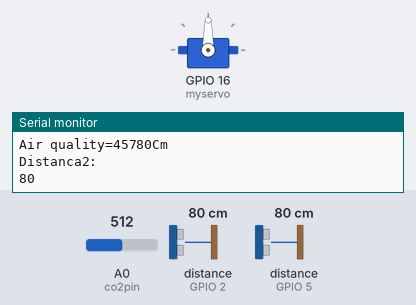
Recording of a sketch running on a simulated ESP8266 (NodeMCU). Parts: servo, the last lines printed to the serial monitor. Wiring (inferred from the names in the program): 2 × ultrasonic range finder: trigger GPIO 0, echo GPIO 2 / trigger GPIO 4, echo GPIO 5. Inputs (shaded band) come from the test bench; at power-on: distance to the obstacle (sensors on GPIO 2, GPIO 5) 80 cm, A0 (co2pin) = 512. The echo pulse lasts 58.3 µs per cm; WiFi joins after 1.5 s; servers stay silent unless stated.

Above: at 3.0 s.
3.1 s: distance to the obstacle (sensor on GPIO 2) set to 11 cm
6.0 s: distance to the obstacle (sensor on GPIO 2) set to 8 cm
At 8.8 s:
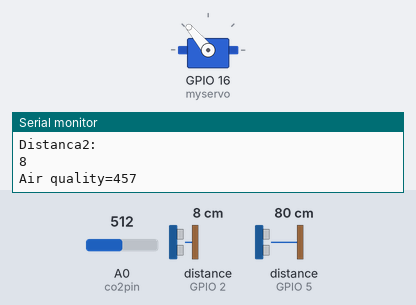
At 16.7 s:
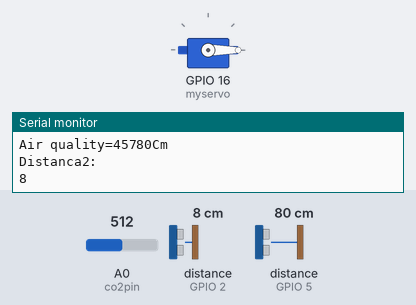
Timing chart, 0 to 26.4 s (numbered marks = the images above; inputs shaded):
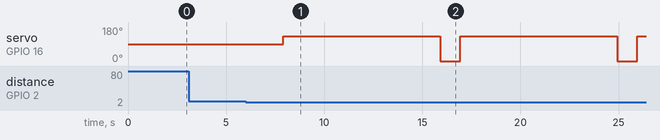

Measured:
- the behaviour switches between 10 and 9 cm on distance to the obstacle (sensor on GPIO 2) (found by bisection; images 0 and 1)
- after the input at 6.0 s, servo on GPIO 16 (myservo): alternates 130° for 8.0 s and 0° for 1.0 s, starting after 1.9 s

The sketch:

smartbin1.ino
```cpp
#define BLYNK_PRINT Serial
#include <Servo.h>
#include <ESP8266WiFi.h>
#include <BlynkSimpleEsp8266.h>
#define TRIGGERPIN 4
#define ECHOPIN    5
#define TRIGGERPIN1 0
#define ECHOPIN1    2
#define co2pin A0
#define co2zero 55
// You should get Auth Token in the Blynk App.
// Go to the Project Settings (nut icon).
char auth[] = "iafcudb7nCWzI8_fjuHvpkPczWtMnYbj";

// Your WiFi credentials.
// Set password to "" for open networks.
char ssid[] = "ALBtelecom-Pellumb";
char pass[] = "19711971";

WidgetLCD lcd(V1);
WidgetLCD lcd1(V0);
WidgetLED led(V2);
WidgetLED led2(V3);
WidgetLED led3(V4);
WidgetLCD lcd2(V5);

Servo myservo;

void setup()
{
  // Debug console
  myservo.attach(16);
  Serial.begin(9600);
  pinMode(TRIGGERPIN, OUTPUT);
  pinMode(ECHOPIN, INPUT);
  pinMode(TRIGGERPIN1, OUTPUT);
  pinMode(ECHOPIN1, INPUT);
  pinMode(co2pin, INPUT);
  Blynk.begin(auth, ssid, pass);
  // You can also specify server:
  //Blynk.begin(auth, ssid, pass, "blynk-cloud.com", 8442);
  //Blynk.begin(auth, ssid, pass, IPAddress(192,168,1,100), 8442);

  lcd.clear(); //Use it to clear the LCD Widget
  lcd.print(0, 0, "Distance in cm"); // use: (position X: 0-15, position Y: 0-1, "Message you want to print")
  // Please use timed events when LCD printintg in void loop to avoid sending too many commands
  // It will cause a FLOOD Error, and connection will be dropped
  lcd1.clear();
  lcd1.print(0, 0, "Smart Bin 1");

  led.off();
  led2.off();
  led3.off();

}

void loop()
{
  lcd.clear();
  lcd.print(0, 0, "Distance in cm");

  lcd1.clear();
  lcd1.print(0, 0, "Smart Bin 1");

  lcd2.clear();
  lcd2.print(0, 0, "C02 in PPM");

  long duration, distance;
  digitalWrite(TRIGGERPIN, LOW);
  delayMicroseconds(3);

  digitalWrite(TRIGGERPIN, HIGH);
  delayMicroseconds(12);

  digitalWrite(TRIGGERPIN, LOW);
  duration = pulseIn(ECHOPIN, HIGH);
  distance = (duration/2) / 29.1;
  Serial.print(distance);
  Serial.println("Cm");

  long duration1, distance1;
  digitalWrite(TRIGGERPIN1, LOW);
  delayMicroseconds(3);

  digitalWrite(TRIGGERPIN1, HIGH);
  delayMicroseconds(12);

  digitalWrite(TRIGGERPIN1, LOW);
  duration1 = pulseIn(ECHOPIN1, HIGH);
  distance1 = (duration1/2) / 29.1;
  Serial.println("Distanca2:");
  Serial.println(distance1);
int co2now[10];
int co2raw = 0;
int co2ppm = 0;
int zzz = 0;
for (int x=0; x<10; x++){
co2now[x]= analogRead(co2pin);
delay(100);
}
for(int x=0; x<10; x++){
zzz = zzz + co2now[x];
}
co2raw = zzz/10;
co2ppm = co2raw - co2zero;
Serial.print("Air quality=");
Serial.print(co2ppm);

lcd.print(7, 1, distance);
lcd2.print(7, 1, co2ppm);
if(distance > 30){
  led.on();
  led2.off();
  led3.off();
}

  if(distance < 30 && distance >= 10){
    led.off();
    led2.on();
    led3.off();
  }
  if(distance < 10){
    led.off();
    led2.off();
    led3.on();
  }

if(distance < 30 && distance >= 10 && distance1 < 10){
myservo.write(130);
delay(8000);
myservo.write(0);
  }
if(distance > 30 && distance1 < 10){
myservo.write(130);
delay(8000);
myservo.write(0);
  }
Blynk.run();
delay(10);
}
```
